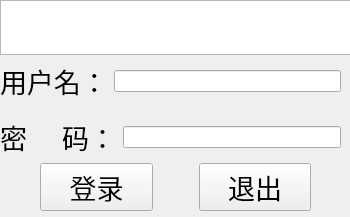
<?xml version="1.0" encoding="UTF-8"?>
<ui version="4.0">
 <class>MainWindow</class>
 <widget class="QMainWindow" name="MainWindow">
  <property name="geometry">
   <rect>
    <x>0</x>
    <y>0</y>
    <width>350</width>
    <height>217</height>
   </rect>
  </property>
  <property name="windowTitle">
   <string>系统登录</string>
  </property>
  <property name="windowIcon">
   <iconset resource="rc.qrc">
    <normaloff>:/ico/images/appstu.ICO</normaloff>:/ico/images/appstu.ICO</iconset>
  </property>
  <property name="toolButtonStyle">
   <enum>Qt::ToolButtonIconOnly</enum>
  </property>
  <property name="animated">
   <bool>true</bool>
  </property>
  <widget class="QWidget" name="centralwidget">
   <widget class="QWidget" name="verticalLayoutWidget">
    <property name="geometry">
     <rect>
      <x>0</x>
      <y>0</y>
      <width>351</width>
      <height>211</height>
     </rect>
    </property>
    <layout class="QVBoxLayout" name="verticalLayout">
     <item>
      <widget class="QGraphicsView" name="graphicsView">
       <property name="autoFillBackground">
        <bool>true</bool>
       </property>
       <property name="styleSheet">
        <string notr="true">background-image: url(:/jpg/images/login.jpg);</string>
       </property>
      </widget>
     </item>
     <item>
      <spacer name="verticalSpacer">
       <property name="orientation">
        <enum>Qt::Vertical</enum>
       </property>
       <property name="sizeType">
        <enum>QSizePolicy::Fixed</enum>
       </property>
       <property name="sizeHint" stdset="0">
        <size>
         <width>20</width>
         <height>0</height>
        </size>
       </property>
      </spacer>
     </item>
     <item>
      <layout class="QHBoxLayout" name="horizontalLayout">
       <item>
        <widget class="QLabel" name="label">
         <property name="font">
          <font>
           <family>Agency FB</family>
           <pointsize>20</pointsize>
          </font>
         </property>
         <property name="text">
          <string>用户名：</string>
         </property>
        </widget>
       </item>
       <item>
        <widget class="QLineEdit" name="UserEdit"/>
       </item>
       <item>
        <spacer name="horizontalSpacer_4">
         <property name="orientation">
          <enum>Qt::Horizontal</enum>
         </property>
         <property name="sizeType">
          <enum>QSizePolicy::Fixed</enum>
         </property>
         <property name="sizeHint" stdset="0">
          <size>
           <width>10</width>
           <height>20</height>
          </size>
         </property>
        </spacer>
       </item>
      </layout>
     </item>
     <item>
      <spacer name="verticalSpacer_2">
       <property name="orientation">
        <enum>Qt::Vertical</enum>
       </property>
       <property name="sizeType">
        <enum>QSizePolicy::Fixed</enum>
       </property>
       <property name="sizeHint" stdset="0">
        <size>
         <width>20</width>
         <height>10</height>
        </size>
       </property>
      </spacer>
     </item>
     <item>
      <layout class="QHBoxLayout" name="horizontalLayout_2">
       <item>
        <widget class="QLabel" name="label_2">
         <property name="font">
          <font>
           <family>Agency FB</family>
           <pointsize>20</pointsize>
          </font>
         </property>
         <property name="text">
          <string>密     码：</string>
         </property>
        </widget>
       </item>
       <item>
        <widget class="QLineEdit" name="PassEdit">
         <property name="echoMode">
          <enum>QLineEdit::Password</enum>
         </property>
        </widget>
       </item>
       <item>
        <spacer name="horizontalSpacer_5">
         <property name="orientation">
          <enum>Qt::Horizontal</enum>
         </property>
         <property name="sizeType">
          <enum>QSizePolicy::Fixed</enum>
         </property>
         <property name="sizeHint" stdset="0">
          <size>
           <width>10</width>
           <height>20</height>
          </size>
         </property>
        </spacer>
       </item>
      </layout>
     </item>
     <item>
      <layout class="QHBoxLayout" name="horizontalLayout_3">
       <item>
        <spacer name="horizontalSpacer">
         <property name="orientation">
          <enum>Qt::Horizontal</enum>
         </property>
         <property name="sizeType">
          <enum>QSizePolicy::Fixed</enum>
         </property>
         <property name="sizeHint" stdset="0">
          <size>
           <width>40</width>
           <height>20</height>
          </size>
         </property>
        </spacer>
       </item>
       <item>
        <widget class="QPushButton" name="ConfirmButton">
         <property name="font">
          <font>
           <family>Agency FB</family>
           <pointsize>20</pointsize>
          </font>
         </property>
         <property name="text">
          <string>登录</string>
         </property>
        </widget>
       </item>
       <item>
        <spacer name="horizontalSpacer_3">
         <property name="orientation">
          <enum>Qt::Horizontal</enum>
         </property>
         <property name="sizeType">
          <enum>QSizePolicy::Fixed</enum>
         </property>
         <property name="sizeHint" stdset="0">
          <size>
           <width>40</width>
           <height>20</height>
          </size>
         </property>
        </spacer>
       </item>
       <item>
        <widget class="QPushButton" name="CancelButton">
         <property name="font">
          <font>
           <family>Agency FB</family>
           <pointsize>20</pointsize>
          </font>
         </property>
         <property name="text">
          <string>退出</string>
         </property>
        </widget>
       </item>
       <item>
        <spacer name="horizontalSpacer_2">
         <property name="orientation">
          <enum>Qt::Horizontal</enum>
         </property>
         <property name="sizeType">
          <enum>QSizePolicy::Fixed</enum>
         </property>
         <property name="sizeHint" stdset="0">
          <size>
           <width>40</width>
           <height>20</height>
          </size>
         </property>
        </spacer>
       </item>
      </layout>
     </item>
    </layout>
   </widget>
  </widget>
 </widget>
 <resources>
  <include location="rc.qrc"/>
 </resources>
 <connections>
  <connection>
   <sender>CancelButton</sender>
   <signal>clicked()</signal>
   <receiver>MainWindow</receiver>
   <slot>close()</slot>
   <hints>
    <hint type="sourcelabel">
     <x>233</x>
     <y>232</y>
    </hint>
    <hint type="destinationlabel">
     <x>173</x>
     <y>217</y>
    </hint>
   </hints>
  </connection>
  <connection>
   <sender>PassEdit</sender>
   <signal>returnPressed()</signal>
   <receiver>ConfirmButton</receiver>
   <slot>click()</slot>
   <hints>
    <hint type="sourcelabel">
     <x>162</x>
     <y>173</y>
    </hint>
    <hint type="destinationlabel">
     <x>101</x>
     <y>239</y>
    </hint>
   </hints>
  </connection>
  <connection>
   <sender>UserEdit</sender>
   <signal>returnPressed()</signal>
   <receiver>PassEdit</receiver>
   <slot>setFocus()</slot>
   <hints>
    <hint type="sourcelabel">
     <x>197</x>
     <y>144</y>
    </hint>
    <hint type="destinationlabel">
     <x>289</x>
     <y>177</y>
    </hint>
   </hints>
  </connection>
 </connections>
 <slots>
  <signal>signal1()</signal>
 </slots>
</ui>
